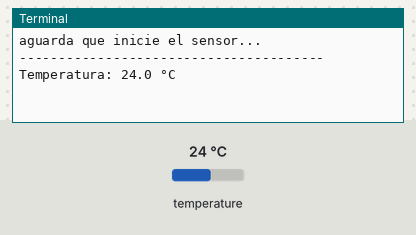
This program was run on a simulated Raspberry Pi (BCM pin numbers). Parts: the last lines printed to the terminal. The test bench sets the inputs (shaded band); at power-on: temperature 24 °C.

Above: at 1.9 s.
2.0 s: temperature set to 12 °C
At 3.1 s:
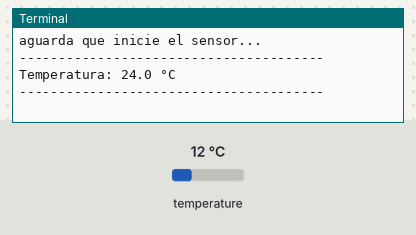
4.3 s: temperature set to 19 °C
At 5.4 s:
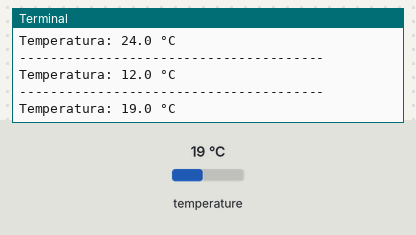
Timing chart, 0 to 7.3 s (numbered marks = the images above; inputs shaded):
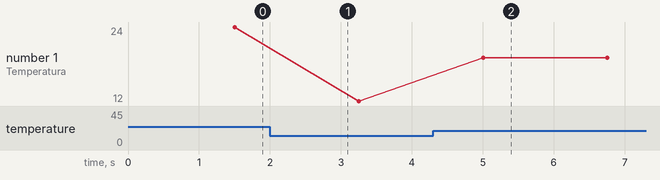

The program:

KY-001pi.py
```python
# coding=utf-8
# Importamos los módulos necesarios
import glob
import time
from time import sleep
import RPi.GPIO as GPIO

# tiempo entre mediciones
sleeptime = 1

# Habilitamos la resistencia Pull UP
GPIO.setmode(GPIO.BCM)
GPIO.setup(4, GPIO.IN, pull_up_down=GPIO.PUD_UP)

# Luego de habilitada la resistencia Pull UP debemos esperar que inicie el sensor
print("aguarda que inicie el sensor...")

base_dir = '/sys/bus/w1/devices/'
while True:
    try:
        device_folder = glob.glob(base_dir + '28*')[0]
        break
    except IndexError:
        sleep(0.5)
        continue
device_file = device_folder + '/w1_slave'

# Definimos la función de medición de temperatura.
def Medición():
    f = open(device_file, 'r')
    lines = f.readlines()
    f.close()
    return lines

Medición()

def EvaluarMedicion():
    lines = Medición()
    while lines[0].strip()[-3:] != 'YES':
        time.sleep(0.2)
        lines = Medición()
    equals_pos = lines[1].find('t=')
    if equals_pos != -1:
        temp_string = lines[1][equals_pos+2:]
        temp_c = float(temp_string) / 1000.0
        return temp_c

# loop
try:
    while True:
        print("---------------------------------------")
        print("Temperatura:", EvaluarMedicion(), "°C")
        time.sleep(sleeptime)

except KeyboardInterrupt:
    GPIO.cleanup()
```

Measured:
- after the input at 4.3 s, the terminal: prints a new line after 0.70 s (image 2)
- plotted number 1: 24 → 12 after the input at 2.0 s, 12 → 19 after the input at 4.3 s
